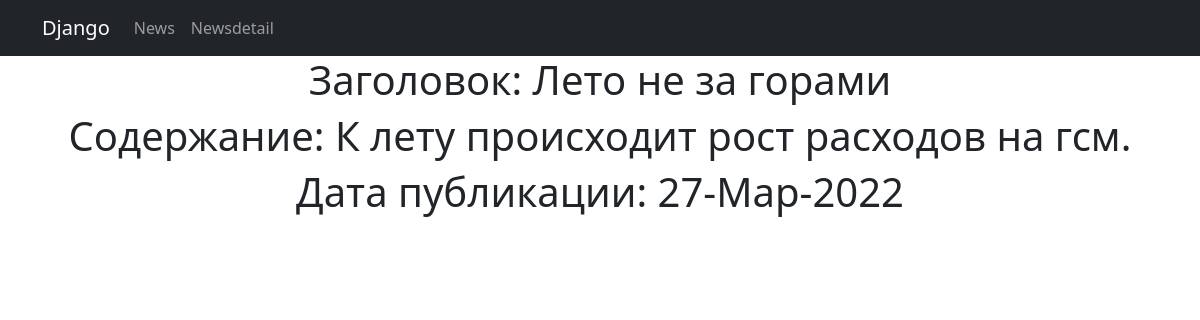
/news/5, run on the app's committed database.
### arandnw/models.py (models this page shows, shortened)
class Post(models.Model):
    author = models.ForeignKey(Author, on_delete=models.CASCADE)
    NEWS = "NW"
    ARTICLE = "AR"
    Choices = (
        (NEWS, "Новость"),
        (ARTICLE, "Статья"),
    )
    categoryType = models.CharField(max_length=2, choices=Choices, default=ARTICLE)
    dateCreation = models.DateTimeField(auto_now_add=True)
    postCategory = models.ManyToManyField(Category, through="PostCategory")
    title = models.CharField(max_length=256)
    text = models.TextField()
    rating = models.SmallIntegerField(default=0)

### arandnw/views.py (the view)
# urls.py: path('<int:pk>', NewsDetail.as_view()),
class NewsDetail(DetailView):
    model = Post
    template_name = 'newsdetail.html'
    context_object_name = 'newsdetail'

### arandnw/templatetags/custom_filters.py (called while the page is built)
@register.filter(name='Censor')
def Censor(value):
    if not isinstance(value, str):
        raise ValueError('Нельзя цензурировать не строку')
    for word in WORDS:
        value = value.replace(word[1:], '*' * (len(word) - 1))
    return value

### templates/newsdetail.html (shortened to what this page needs)
{% extends 'flatpages/default.html' %}
{% load custom_filters %}
{% block content %}
<h1> Заголовок: {{ newsdetail.title|Censor }}</h1>
<h1>Содержание: {% filter Censor %} {{ newsdetail.text|truncatechars:50}} {% endfilter %}</h1>
<h1>Дата публикации: {{ newsdetail.dateCreation|date:"d-M-Y"}}</h1>
{% endblock content %}

### data on the page
Post: title|Censor "Лето не за горами", text "К лету происходит рост расходов на гсм.", dateCreation "27-Мар-2022"
